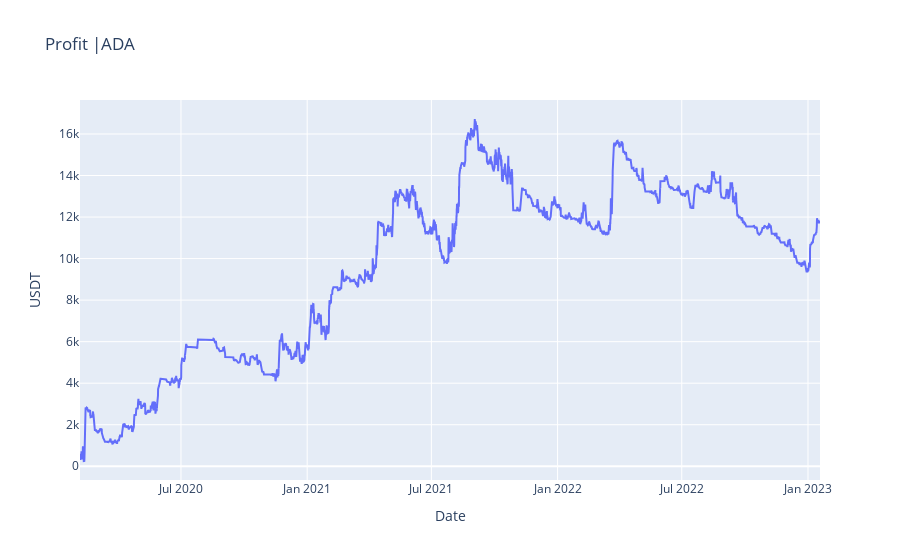

Notebook source saved alongside this figure:
### Code cell
import plotly.graph_objects as go

fig = go.Figure(data=[go.Scatter(x=stats['_equity_curve'].index, y=stats['_equity_curve']['Equity'])])
fig.update_layout(title='Profit | '+symbol+' | '+ str(cash), yaxis_title='USDT', xaxis_title='Date')
fig.show()

### Figure 1 — Plotly figure (JSON) as saved in the notebook; plotly's stock layout.template omitted (floating-point values rounded to 4 significant figures; data arrays with more than 128 entries replaced by an {"elided": "..."} marker saying what was removed)
{"data": [{"type": "scatter", "x": {"elided": "6473 str values"}, "y": {"elided": "6473 float values"}}], "layout": {"title": {"text": "Profit |ADA"}, "xaxis": {"title": {"text": "Date"}}, "yaxis": {"title": {"text": "USDT"}}}}
